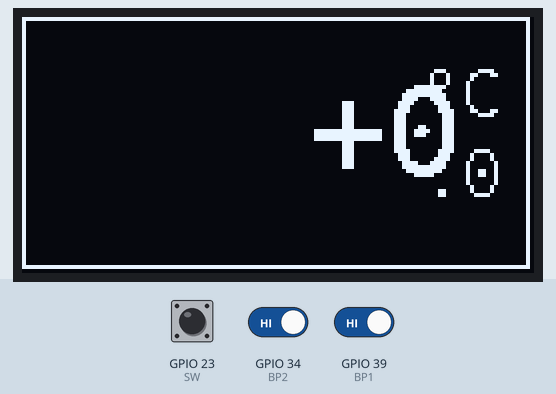
The program below on a simulated ESP32. Parts: 128×64 one-colour display. The test bench sets the inputs (shaded band); at power-on: GPIO 34 (BP2) HIGH, GPIO 23 (SW) LOW, GPIO 39 (BP1) HIGH.

Above: at 1.2 s.
1.3 s: GPIO 34 (BP2) driven LOW
At 1.63 s:
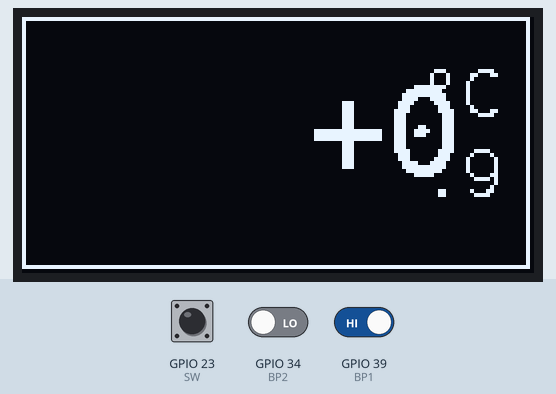
3.0 s: GPIO 23 (SW) pulled HIGH for 0.15 s
At 3.13 s:
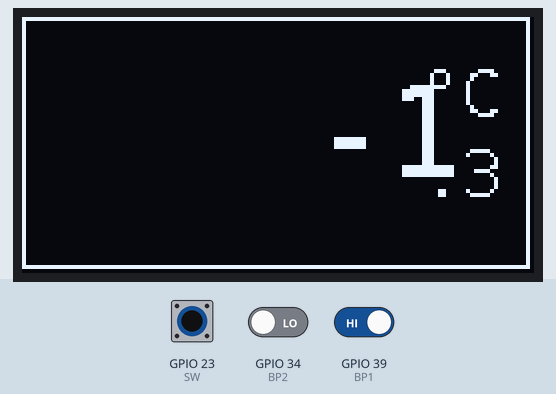
5.1 s: GPIO 23 (SW) pulled HIGH for 1 s
At 5.27 s:
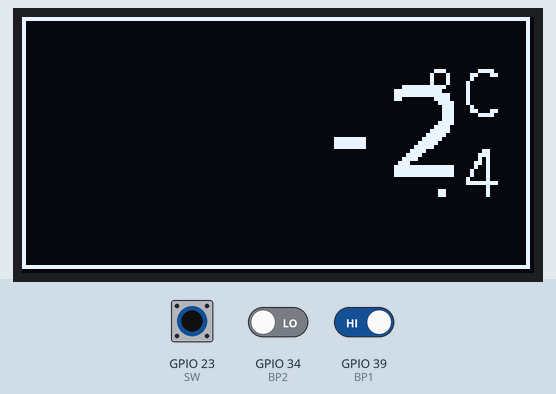
7.6 s: GPIO 39 (BP1) driven LOW
9.1 s: GPIO 34 (BP2) driven HIGH
At 9.33 s:
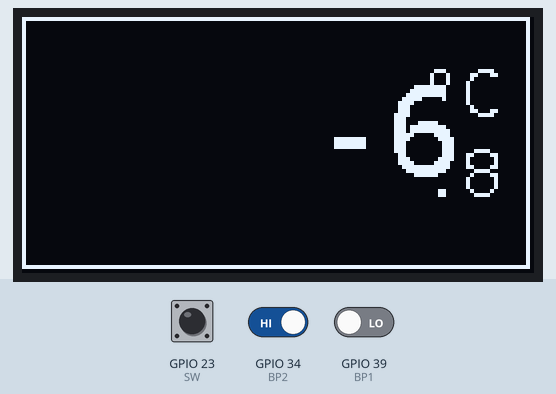
Timing chart, 0 to 12.1 s (numbered marks = the images above; inputs shaded):
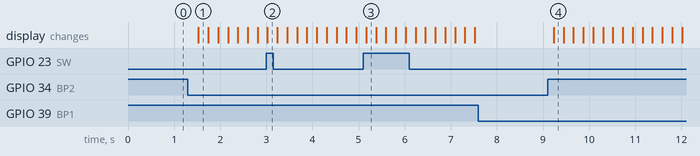

The program:

main.cpp
```cpp
#include <Arduino.h>
#include "afficheur.h"
#include "esp32_snir.h"

int temperature;
int dixieme;

void setup() {
    InitialiserAfficheur();
    pinMode(BP1, INPUT);
    pinMode(BP2, INPUT);
    pinMode(SW, INPUT);
    temperature = 0;
    dixieme = 0;
}

void loop() {


    if (digitalRead(SW) == HIGH) {

        if (digitalRead(BP1) == LOW) {
            temperature++;
        }
        if (digitalRead(BP2) == LOW) {
            temperature--;
        }
    }

    if (digitalRead(SW) == LOW) {

        if (digitalRead(BP1) == LOW) {
            dixieme++;
            if(dixieme > 9){
                dixieme = 0;
            }
        }
        if (digitalRead(BP2) == LOW) {
            dixieme--;
            if(dixieme < 0){
                dixieme = 9;
            }
        }
    }
    AfficherTemperature(temperature, dixieme);

    delay(200);
}
```

afficheur.h
```cpp
/*
 * File:   afficheur.h
 * Author: nbertault
 *
 * Created on 5 décembre 2023, 15:37
 */

#include <Arduino.h>
#include <SSD1306.h>
#include <fonts.h>

#ifndef AFFICHEUR_H
#define AFFICHEUR_H

void InitialiserAfficheur(void);
void AfficherTemperature(const int,const int);

#endif /* AFFICHEUR_H */
```

esp32_snir.h
```cpp
/*
 * File:   esp32_snir.h
 * Author: pcruchet
 *
 * Created on 29 novembre 2023, 13:56
 */

#ifndef ESP32_SNIR_H
#define ESP32_SNIR_H

#define BP1 39
#define BP2 34
#define BP3 35

#define SW 23

#define LED  2
#define LED1 13
#define LED2 12

#define ONE_WIRE_BUS 18


#endif /* ESP32_SNIR_H */
```

afficheur.cpp
```cpp
#include "afficheur.h"

SSD1306 afficheurOLED(0x3C, 21, 22);

void InitialiserAfficheur(void) {
    afficheurOLED.init();
    afficheurOLED.flipScreenVertically();
}

void AfficherTemperature(const int _temperature, const int _dixieme) {
    afficheurOLED.clear();
    afficheurOLED.drawRect(0, 0, 127, 63);
    afficheurOLED.setFont(DejaVu_Sans_Mono_16);
    afficheurOLED.setTextAlignment(TEXT_ALIGN_RIGHT);
    afficheurOLED.drawString(120, 10, "°C");
    afficheurOLED.drawString(120, 30, "." + String(_dixieme));


    int taille = afficheurOLED.getStringWidth("°C");
    afficheurOLED.setFont(DejaVu_Sans_Mono_32);
    if (_temperature < 0) {
        afficheurOLED.drawString(130 - taille, 10, String(_temperature));
    } else {
        afficheurOLED.drawString(130 - taille, 10, "+" + String(_temperature));
    }
    afficheurOLED.display();
}
```

Source omitted: fonts.h (data table, 141512 bytes)

Measured:
- after the input at 1.3 s, the display: changes after 0.23 s (image 1)
- after the input at 3.0 s, the display: changes at once (image 2)
- after the input at 7.6 s, every drawn part: stays the same
- after the input at 9.1 s, the display: changes after 0.13 s (image 4)
